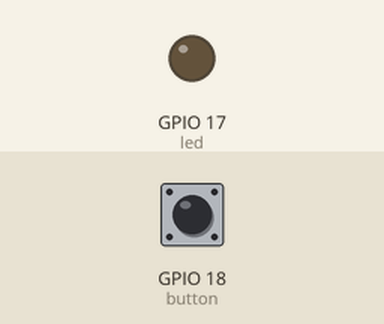
Simulated run of this program. Board: Raspberry Pi (BCM pin numbers). Parts: output pins drawn as LEDs (lit = HIGH). Dashed ring = blinking. Inputs (shaded band) come from the test bench; at power-on: GPIO 18 (button) HIGH. The camera gives no picture and a still takes 0.5 s; what the program prints to the terminal is not drawn.

Above: at 1.2 s.
1.3 s: GPIO 18 (button) pulled LOW for 0.15 s
At 2.05 s:
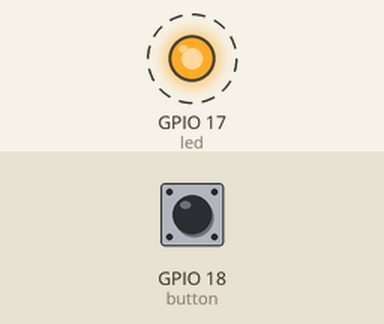
Timing chart, 0 to 4.4 s (numbered marks = the images above; inputs shaded):
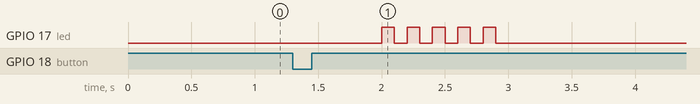

The program:

4.1.1_Camera_zero.py
```python
#!/usr/bin/env python3

from picamera2 import Picamera2, Preview
from gpiozero import LED, Button
import time
import os

# Get the current user's login name and home directory
user = os.getlogin()
user_home = os.path.expanduser(f'~{user}')

# Initialize the camera
camera = Picamera2()
camera.start()

# Initialize a variable to track the camera's status
global status
status = False

# Set up LED and button with their GPIO pin numbers
led = LED(17)
button = Button(18)

def takePhotos(pin):
    """Function to set the camera's status to True when the button is pressed."""
    global status
    status = True

try:
    # Assign the function to be called when the button is pressed
    button.when_pressed = takePhotos

    # Main loop
    while True:
        # Check if the button has been pressed
        if status:
            # Blink the LED five times
            for i in range(5):
                led.on()
                time.sleep(0.1)
                led.off()
                time.sleep(0.1)
            # Capture and save a photo
            camera.capture_file(f'{user_home}/my_photo.jpg')
            print('Take a photo!')
            # Reset the status
            status = False
        else:
            # Turn off the LED if not capturing
            led.off()

        # Wait for a short period before checking the button status again
        time.sleep(1)

except KeyboardInterrupt:
    # Stop the camera and turn off the LED if a KeyboardInterrupt occurs
    camera.stop_preview()
    led.off()
    pass
```

Measured:
- after the input at 1.3 s, GPIO 17 (led): alternates HIGH for 0.10 s and LOW for 0.10 s, 10 changes in all, then stays LOW, starting after 0.70 s
